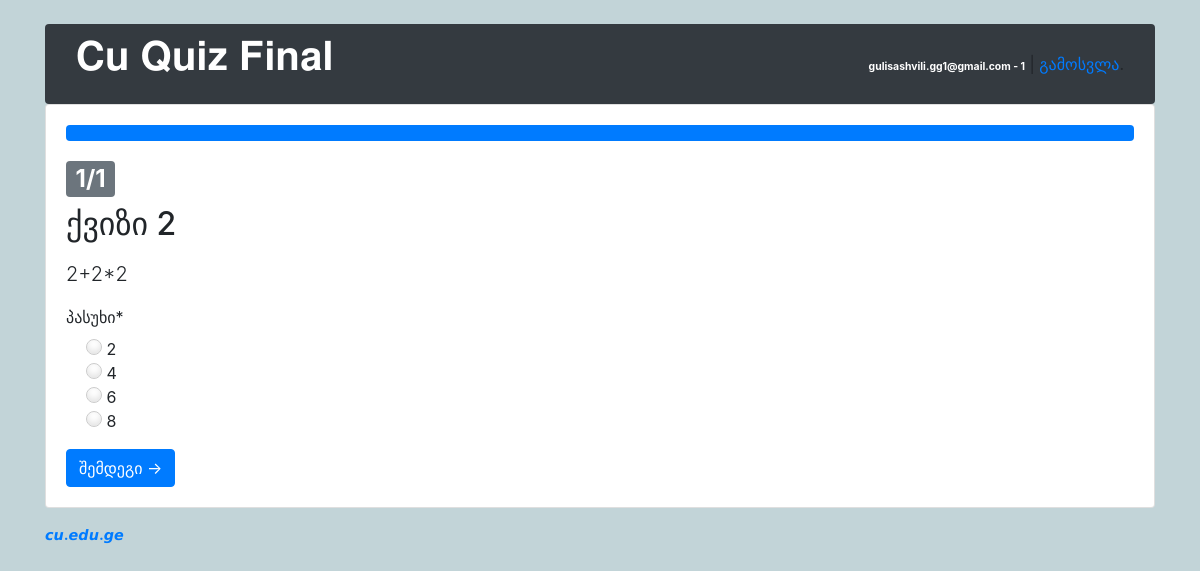
The app's page /students/quiz/2/ (signed in) with its own data.
### classroom/models.py (models this page shows, shortened)
class User(AbstractUser):
    is_student = models.BooleanField(default=False)
    is_teacher = models.BooleanField(default=False)
    username = models.CharField(error_messages={'unique': 'მომხმარებლის სახელი დაკავებულია.'}, max_length=150, unique=True, verbose_name='მომხმარებლის სახელი')

class Student(models.Model):
    user = models.OneToOneField(User, on_delete=models.CASCADE, primary_key=True)
    quizzes = models.ManyToManyField(Quiz, through='TakenQuiz')
    interests = models.ManyToManyField(Subject, related_name='interested_students')
    score = models.IntegerField(default=0)
    def get_unanswered_questions(self, quiz):
        answered_questions = self.quiz_answers \
            .filter(answer__question__quiz=quiz) \
            .values_list('answer__question__pk', flat=True)
        questions = quiz.questions.exclude(pk__in=answered_questions).order_by('text')
        return questions

class Quiz(models.Model):
    owner = models.ForeignKey(User, on_delete=models.CASCADE, related_name='quizzes')
    name = models.CharField("დასახელება", max_length=255)
    subject = models.ForeignKey(Subject, on_delete=models.CASCADE, verbose_name=u'საგანი',
                                related_name='quizzes')

class Question(models.Model):
    quiz = models.ForeignKey(Quiz, on_delete=models.CASCADE, related_name='questions')
    text = models.TextField('Question')

class Answer(models.Model):
    question = models.ForeignKey(Question, on_delete=models.CASCADE, related_name='answers')
    text = models.CharField('Answer', max_length=255)
    is_correct = models.BooleanField('Correct answer', default=False)
    def __str__(self):
        return self.text

### classroom/views/students.py (the view)
# urls.py: path('quiz/<int:pk>/', students.take_quiz, name='take_quiz'),
@login_required
@student_required
def take_quiz(request, pk):
    quiz = get_object_or_404(Quiz, pk=pk)
    student = request.user.student
    if student.quizzes.filter(pk=pk).exists():
        return render(request, 'classroom/students/quiz_list.html')
    total_questions = quiz.questions.count()
    unanswered_questions = student.get_unanswered_questions(quiz)
    total_unanswered_questions = unanswered_questions.count()
    progress = 100 - round(((total_unanswered_questions - 1) / total_questions) * 100)
    question = unanswered_questions.first()
    if request.method == 'POST':
        form = TakeQuizForm(question=question, data=request.POST)
        if form.is_valid():
            with transaction.atomic():
                student_answer = form.save(commit=False)
                student_answer.student = student
                student_answer.save()
                if student.get_unanswered_questions(quiz).exists():
                    return redirect('students:take_quiz', pk)
                else:
                    correct_answers = student.quiz_answers.filter(answer__question__quiz=quiz,
                                                                  answer__is_correct=True).count()
                    percentage = round((correct_answers / total_questions) * 100.0, 2)
                    TakenQuiz.objects.create(student=student, quiz=quiz, score=correct_answers, percentage=percentage)
                    student.score = TakenQuiz.objects.filter(student=student).aggregate(Sum('score'))['score__sum']
                    student.save()
                    if percentage < 50.0:
                        messages.warning(request, 'წარმატებები შემდეგ ჯერზე, შენი შეფასება ქვიზისთვის: %s არის %s.' % (
                            quiz.name, percentage))
                    else:
                        messages.success(request,
                                         'გილოცავ! შენ შეასრულე ქვიზი: %s წარმატებით! შენი შეფასებაა %s ქულა.' % (
                                             quiz.name, percentage))
                    return redirect('students:student_quiz_results', pk)
    else:
        form = TakeQuizForm(question=question)
    return render(request, 'classroom/students/take_quiz_form.html', {
        'quiz': quiz,
        'question': question,
        'form': form,
        'progress': progress,
        'answered_questions': total_questions - total_unanswered_questions,
        'total_questions': total_questions
    })

### classroom/templates/classroom/students/take_quiz_form.html (shortened to what this page needs)
{% extends 'base.html' %}
{% load crispy_forms_tags %}
{% block content %}
  <div class="progress mb-3">
    <div class="progress-bar" role="progressbar" aria-valuenow="{{ progress }}" aria-valuemin="0" aria-valuemax="100" style="width: {{ progress }}%"></div>
  </div>
  <h2><span class="badge badge-secondary">{{ answered_questions|add:"1" }}/{{total_questions}}</span></h2>
  <h2 class="mb-3">{{ quiz.name }}</h2>
  <p class="lead">{{ question.text }}</p>
  <form method="post" novalidate>
    {{ form|crispy }}
    <button type="submit" class="btn btn-primary">შემდეგი →</button>
  </form>
{% endblock %}

### templates/base.html (shortened to what this page needs)
{% load static %}<!doctype html>
<html lang="en">
  <head>
    <link rel="stylesheet" href="{% static 'css/bootstrap.min.css' %}">
    <link rel="stylesheet" type="text/css" href="{% static 'css/app.css' %}">
    {% if user.is_authenticated and user.is_teacher %}
      <link rel="stylesheet" type="text/css" href="{% static 'css/teachers.css' %}">
    {% else %}
      <link rel="stylesheet" type="text/css" href="{% static 'css/students.css' %}">
    {% endif %}
  </head>
  <body>
    <div class="container my-4">
      <div class="row justify-content-center">
        <div class="col-md-15
         col-sm-12">
          <div class="navbar navbar-expand-lg navbar-dark bg-dark" style="border-radius: .25rem;">
            <div class="col-6">
              <h1 class="logo">
                <a href="{% url 'home' %}">
                    <p style="color:white">𝐂𝐮 𝐐𝐮𝐢𝐳 𝐅𝐢𝐧𝐚𝐥</p>
                </a>
              </h1>
            </div>
            <div class="col-6 text-right">
              {% if user.is_authenticated %}
                <p class="pt-3"><strong style="color: white; font-size: 65%">{{ user.username }}{% if user.is_student %} - {{user.student.score}}{% endif %}</strong> | <a href="{% url 'logout' %}">გამოსვლა</a>.</p>
              {% else %}
                <a href="{% url 'login' %}" class="btn btn-light" role="button">შესვლა</a>
                <a href="{% url 'signup' %}" class="btn btn-primary" role="button">რეგისტრაცია</a>
              {% endif %}
            </div>
          </div>
          <div class="card mb-3">
            <div class="card-body">
              {% block content %}
              {% endblock %}
            </div>
          </div>
          <footer>
            <strong><a style="color: #007bff" href="https://cu.edu.ge">𝙘𝙪.𝙚𝙙𝙪.𝙜𝙚</a></strong>
          </footer>
        </div>
      </div>
    </div>
  </body>
</html>

### static/css/app.css (style rules this page uses)
.logo { font-family: 'Muli', sans-serif; }
.logo a { color: #212529; text-decoration: none; }
footer { font-size: .9rem; }
footer a { color: #212529; }

### static/css/students.css (style rules this page uses)
body { background-color: #c2d4d8; }

### classroom/templates/classroom/students/take_quiz_form.html (style rules this page uses)
input[type=radio] + label { cursor:pointer; }
input[type=radio] + label:before { width:16px; height:16px; content: " "; display:inline-block; border:1px solid #ccc; border-radius:50%; box-shadow: inset 0 -3px 6px #e4e4e4; transition: 0.3s; }

### records on screen
User: username "gulisashvili.gg1@gmail.com", student.score "1"
Quiz: name "ქვიზი 2"
Question: text "2+2*2"
Answer: question+id+text "პასუხი * 2 4 6 8"

### other values on screen
{{ answered_questions|add:"1" }} "1"
{{ total_questions }} "1"
